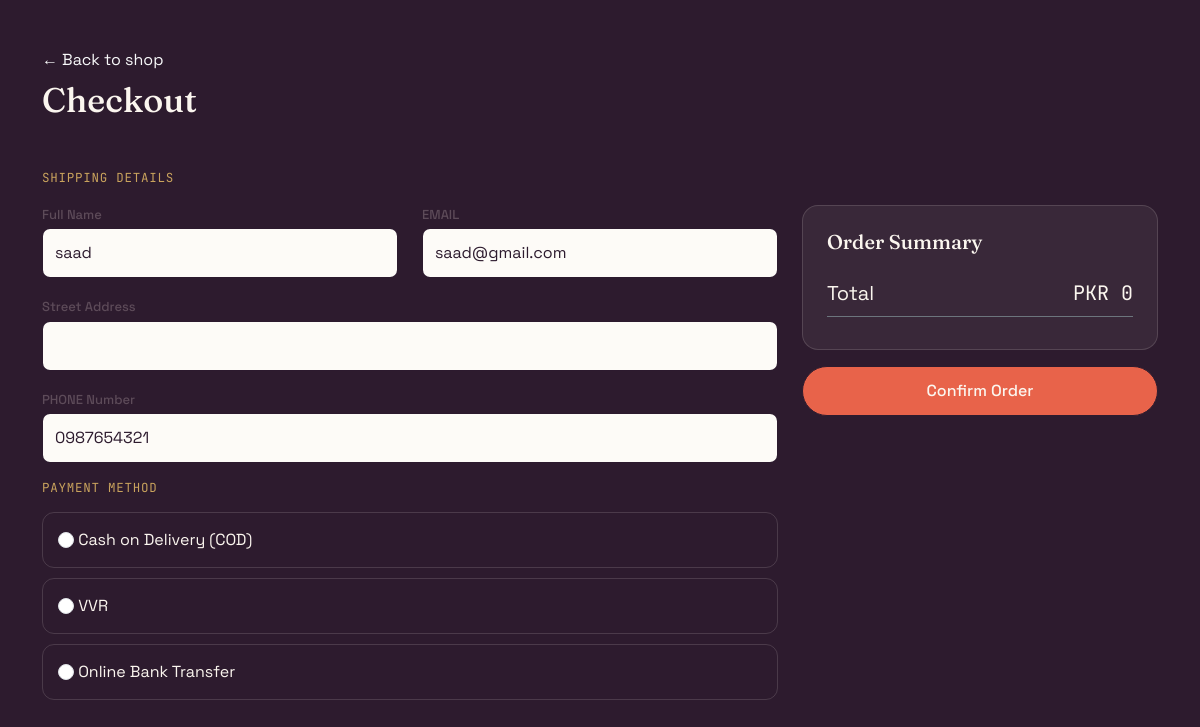
Page /stationaryshop/checkout.php (signed in) on the committed database.
### tables this page shows
CREATE TABLE `users` (
  `id` int(11) NOT NULL,
  `username` varchar(50) NOT NULL,
  `email` varchar(100) NOT NULL,
  `phone` varchar(11) NOT NULL,
  `password` varchar(255) NOT NULL
);

### stationaryshop/checkout.php (the view, shortened to what this page needs)
<?php
include('../admin-pannel/connection.php');
?>
<!DOCTYPE html>
<html lang="en">
<head>
    <link href="https://cdn.jsdelivr.net/npm/bootstrap@5.3.0/dist/css/bootstrap.min.css" rel="stylesheet">
    <link rel="stylesheet" href="style.css">
</head>
<body>
    <div class="container-lg py-5">
        <div class="mb-5">
            <a href="index.php" class="text-light text-decoration-none">← Back to shop</a>
            <h2 class="mt-2" style="font-size: 34px;">Checkout</h2>
        </div>
        <div class="row g-4">
            <div class="col-lg-8">
                <form method="post">
                    <?php
                    if (isset($_SESSION['userid'])) {
                        $userID = $_SESSION['userid'];
                        $info_query = mysqli_query($con, "SELECT * FROM `users` WHERE Id=$userID");
                        $allinfo = mysqli_fetch_array($info_query); ?>
                        <p class="section-label">Shipping Details</p>
                        <div class="row mb-3">
                            <div class="col-md-6"><label class="form-label">Full Name</label><input type="text" class="form-control" name="name" value="<?php echo $allinfo[1] ?>" required></div>
                            <div class="col-md-6"><label class="form-label">EMAIL</label><input type="tel" name="email" value="<?php echo $allinfo[2] ?>" class="form-control" required></div>
                        </div>
                        <div class="mb-3"><label class="form-label">Street Address</label><input type="text" name="address" class="form-control" required></div>
                        <div class="mb-3"><label class="form-label">PHONE Number</label><input type="text" name="phone" value="<?php echo $allinfo[3] ?>" class="form-control" required></div>
                    <?php } ?>
                    <p class="section-label">Payment Method</p>
                    <div class="mb-4">
                        <div class="payment-option-card"><input class="form-check-input" type="radio" value="2" name="payment" id="cod" required onclick="togglePaymentFields()"> <label for="cod">Cash on Delivery (COD)</label></div>
                        <div class="payment-option-card"><input class="form-check-input" type="radio" value="1" name="payment" id="vvr" onclick="togglePaymentFields()"> <label for="vvr">VVR</label></div>
                        <div class="payment-option-card"><input class="form-check-input" type="radio" value="3" name="payment" id="bank" onclick="togglePaymentFields()"> <label for="bank">Online Bank Transfer</label></div>
                    </div>
            </div>
            <div class="col-lg-4" style="margin-top: 60px;">
                <div class="summary-box">
                    <h4 style="font-size: 20px;" class="mb-4">Order Summary</h4>
                    <?php
                    $amount = 0;
                    ?>
                    <div class="d-flex justify-content-between mb-2 pb-2 border-bottom border-secondary small">
                        <span style="font-size: 20px;">Total</span>
                        <span style="font-family: 'JetBrains Mono';font-size: 20px;"> PKR <?php echo $amount ?></span>
                    </div>
                </div>
                <button type="submit" name="order" class="btn btn-primary w-100 mt-3" style="background-color: #E8634A;">
                    Confirm Order
                </button>
            </div>
        </div>
    </div>
</body>
</html>

### stationaryshop/style.css (style rules this page uses)
:root { --plum: #2D1B2E; --plum-light: #3D2840; --coral: #E8634A; --coral-dark: #C44A33; --gold: #C9A35D; --sage: #8A9A7E; --cream: #FBF6EF; --blush: #F7E8E0; --line: rgba(251, 246, 239, 0.14); }
* { margin: 0; padding: 0; box-sizing: border-box; }
html, body { font-family: 'Space Grotesk', sans-serif; background-color: var(--plum); color: var(--cream); height: 100%; }
h1, h2, h3, h4, h5, h6 { font-family: 'Fraunces', serif; font-weight: 500; }
.btn-primary { background-color: var(--coral); border-color: var(--coral); padding: 12px 28px; border-radius: 999px; font-weight: 500; transition: transform 0.2s ease, background-color 0.2s ease; }
.form-label { font-size: 12.5px; color: #6B5C66; margin-bottom: 6px; }
.form-control { background-color: rgba(251, 246, 239, 0.08); color: var(--cream); border-color: var(--line); padding: 11px 14px; border-radius: 10px; font-family: 'Space Grotesk', sans-serif; }
.form-control::placeholder { color: rgba(251, 246, 239, 0.5); }
.section-label { font-size: 12.5px; letter-spacing: 0.06em; text-transform: uppercase; color: var(--gold); margin-bottom: 14px; font-family: 'JetBrains Mono', monospace; }
.form-control { background-color: rgba(251,246,239,0.08) !important; color: var(--cream) !important; border-color: var(--line) !important; padding: 12px 16px; border-radius: 10px; }
.form-control::placeholder { color: rgba(251,246,239,0.4); }
.btn-primary { background-color: var(--coral); border-color: var(--coral); padding: 12px 28px; border-radius: 999px; font-weight: 500; }
.form-control { background-color: #fff !important; color: var(--plum) !important; border: 1px solid rgba(45,27,46,0.18) !important; padding: 11px 14px; border-radius: 10px; }
.form-label { color: #A498A5; font-size: 13px; margin-bottom: 4px; }
.summary-box { background-color: rgba(251,246,239,0.06); border: 1px solid var(--line); border-radius: 16px; padding: 24px; }
.btn-primary { background-color: var(--coral); border-color: var(--coral); padding: 14px; border-radius: 999px; font-weight: 500; }
.payment-option-card { border: 1px solid var(--line); padding: 15px; border-radius: 12px; margin-bottom: 10px; cursor: pointer; transition: 0.3s; }
.form-control { background-color: #fff !important; border: 1px solid var(--line) !important; padding: 12px; }
.form-label { font-size: 13px; color: #5D4B59; font-weight: 500; }
.form-control { background-color: #FDFBF7 !important; color: var(--plum) !important; border: 1px solid rgba(45,27,46,0.15) !important; padding: 12px; border-radius: 8px; }
.btn-primary { background-color: var(--plum); border-color: var(--plum); color: var(--cream); padding: 12px; border-radius: 999px; font-weight: 500; width: 100%; }

### rows in the picture
users: name "saad", email "saad@gmail.com", phone "0987654321"

### other values in the picture
$amount "0"
